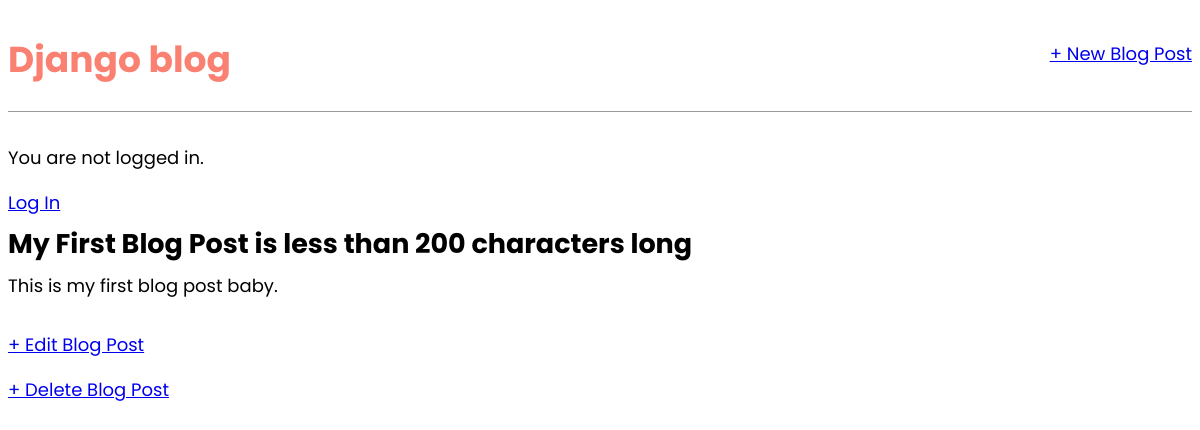
/post/1/, run on an earlier commit of the app's database.
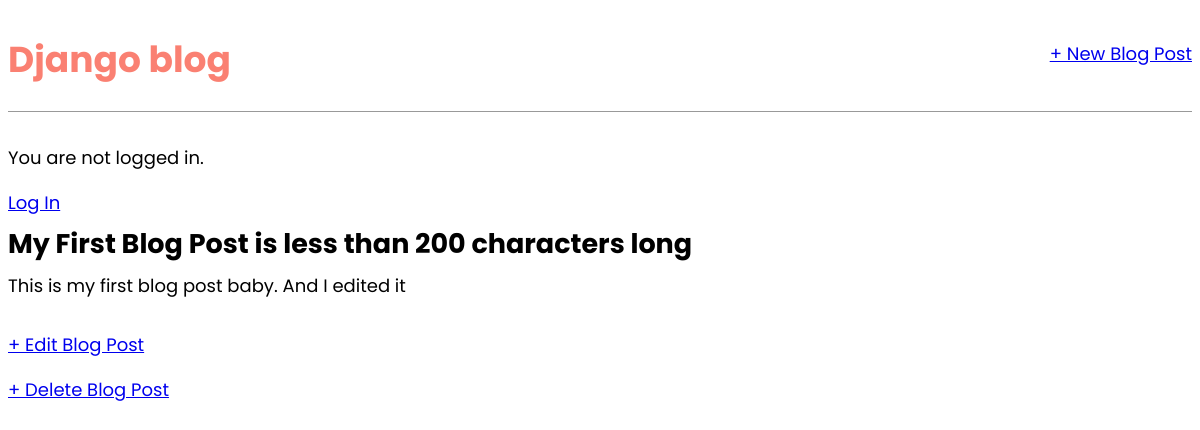
And on a later commit of the database.
### blog/models.py (models this page shows, shortened)
class Post(models.Model):
    title = models.CharField(max_length=200)
    author = models.ForeignKey('auth.User', on_delete=models.CASCADE)
    body = models.TextField()

### blog/views.py (the view)
# urls.py: path('post/<int:pk>/', BlogDetailView.as_view(), name='post_detail'),
class BlogDetailView(DetailView):
    model = Post
    template_name = 'post_detail.html'

### templates/post_detail.html
{% extends 'base.html' %}
{% block content %}
    <div class="post-entry">
        <h2>{{object.title}}</h2>
        <p>{{object.body}}</p>
    </div>
    <p><a href="{% url 'post_edit' post.pk %}">+ Edit Blog Post</a></p>
    <p><a href="{% url 'post_delete' post.pk %}">+ Delete Blog Post</a></p>
{% endblock content %}

What changed in the data, as far as the page shows it:
changed Post "My First Blog Post is less than 200 characters long": body "This is my first blog post baby." → "This is my first blog post baby. And I edited it"
